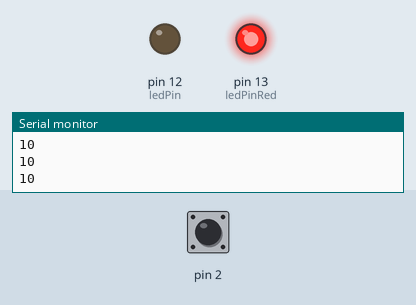
Simulated run of this sketch. Board: Arduino Uno, built with avr-gcc and run on an emulated ATmega328P. On the bench: output pins drawn as LEDs (lit = HIGH), the last lines printed to the serial monitor. Inputs (shaded band) come from the test bench; at power-on: pin 2 HIGH.

Above: at 1.2 s.
1.3 s: pin 2 pulled LOW for 0.15 s
At 1.37 s:
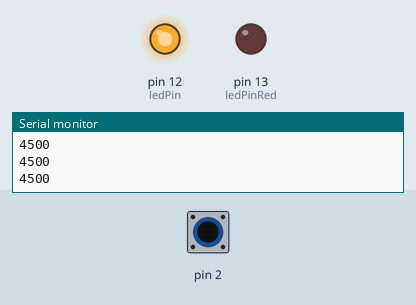
2.9 s: pin 2 pulled LOW for 3.2 s
At 7.0 s:
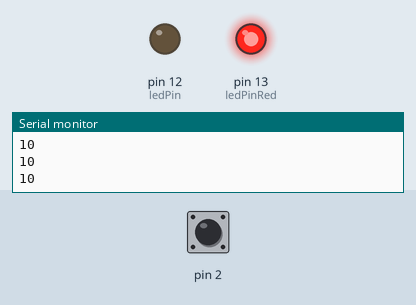
Timing chart, 0 to 8.5 s (numbered marks = the images above; inputs shaded):
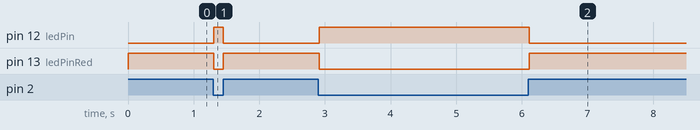

The sketch:

TouchyFeely.ino
```cpp
//A program that turns a LED on when you touch a piece of tin foil.

//Import a library from the Arduino folder
#include <CapacitiveSensor.h>

//Select the two pins that will act as a capacitor
CapacitiveSensor capSensor = CapacitiveSensor(4,2);

//Insert the minimum value provided by the sensor to detect the touch
int threshold = 800; const int ledPin = 12; const int ledPinRed = 13;


void setup() {
  Serial.begin(9600);
  pinMode(ledPin, OUTPUT);
  pinMode(ledPinRed, OUTPUT);
}


void loop() {
  //Read the sensor value
  long sensorValue = capSensor.capacitiveSensor(30);
  Serial.println(sensorValue);

  //Touch detected
  if (sensorValue > threshold) {
   //Turn on the led
    digitalWrite(ledPin, HIGH);
    digitalWrite(ledPinRed, LOW);
  }
  //Touch undetected
  else {
    //Turn off the led
    digitalWrite(ledPin, LOW);
    digitalWrite(ledPinRed, HIGH);
  }
  delay(10);
}
```

Measured:
- after the input at 1.3 s, pin 12 (ledPin): LOW → HIGH at once, → LOW 0.15 s later; pin 13 (ledPinRed): HIGH → LOW at once, → HIGH 0.15 s later
- after the input at 2.9 s, pin 12 (ledPin): LOW → HIGH at once, → LOW 3.2 s later; pin 13 (ledPinRed): HIGH → LOW at once, → HIGH 3.2 s later
